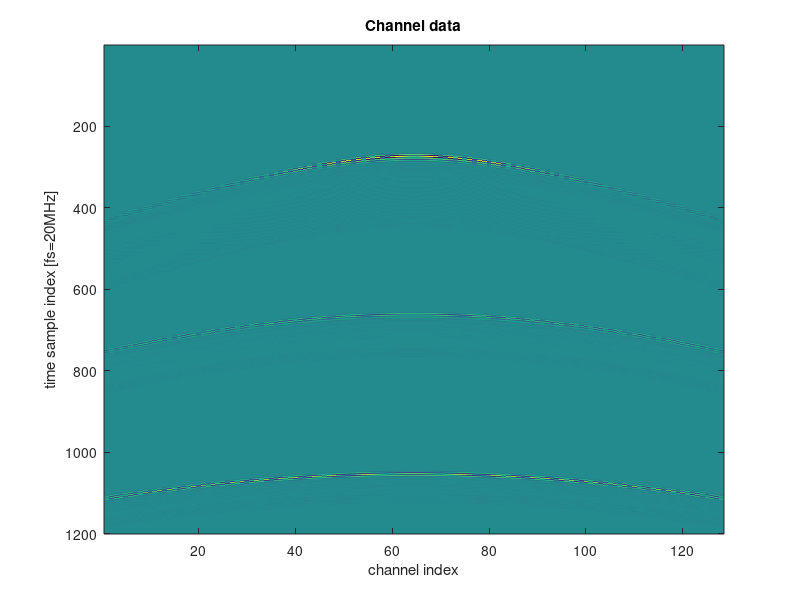
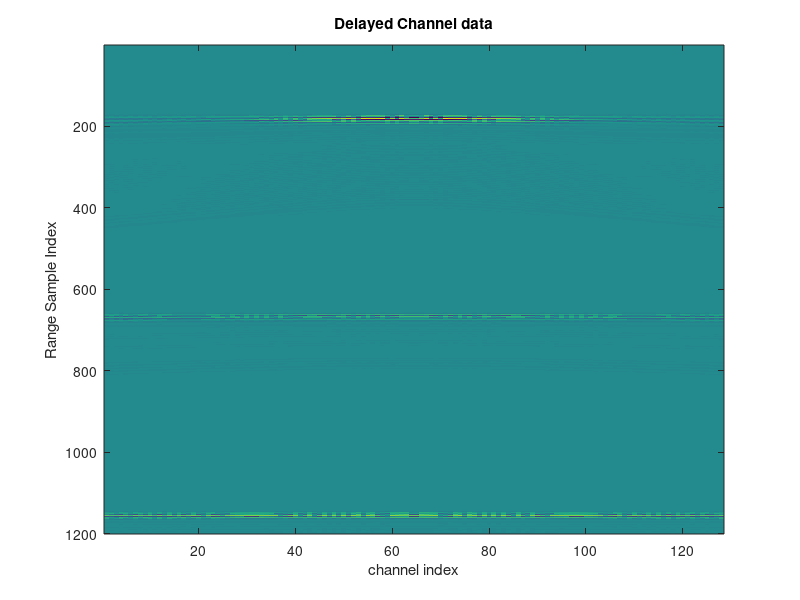
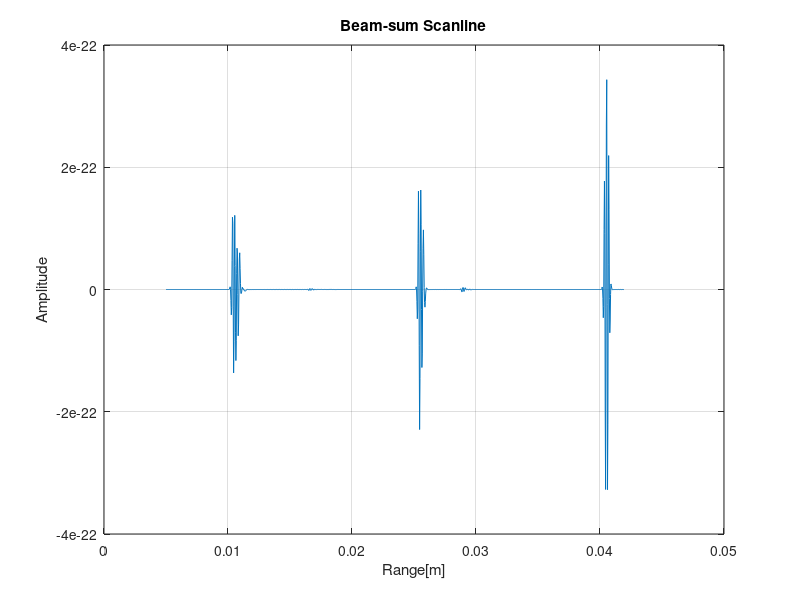

The MATLAB script that drew these images, in order:
% Given the received channel data by a 128-channel linear array with sampling
% frequency of 20 MHz and 100 MHz from three reflectors in the central
% scanline (i.e., X=0) at range of 10, 25 and 40 mm, perform the delay-and-sum
% beamforming for the central scanline and demonstrate your beam-sum
% scanline waveform.

clc; clear;
%% load channel data [100MHz]
load("ch_data_20M.mat")
%% initlization
X = 0;
Nr=1200;
Delayed_chdata = zeros(Nr,128);

%% delay data
for R = 1:Nr
    Z =range(R);
    for Ch = 1:128
        X_ch = ch_position(Ch);
        Ch_delay = round(fss*(Z+sqrt((X-X_ch)^2+(Z-0)^2))/soundv);
        Delayed_chdata(R, Ch) = ch_data(Ch_delay, Ch);
    end
end

%% sum data
Beamformed_SL = sum(Delayed_chdata,2);

%% show the channel data
figure();
imagesc(ch_data)
title("Channel data")
xlabel("channel index")
ylabel("time sample index [fs=20MHz]")

figure();
imagesc(Delayed_chdata)

title("Delayed Channel data")
xlabel("channel index")
ylabel("Range Sample Index")

%% change sample range to depth
% figure();
% imagesc([1:128],[0:5999]/fss*soundv/2,ch_data)
% figure();
% imagesc([1:128],range,Delayed_chdata)

%% show Beam-sum Scanline
figure();
plot(range,Beamformed_SL)
xlabel("Range[m]")
ylabel("Amplitude")
title("Beam-sum Scanline")
grid on;